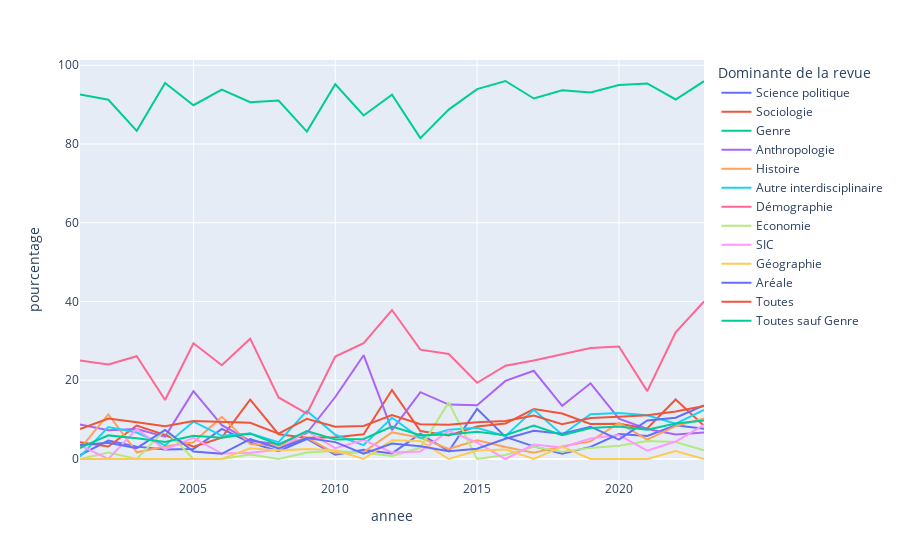

Notebook source saved alongside this figure:
### Code cell
fig

### Figure 1 — Plotly figure (JSON) as saved in the notebook; plotly's stock layout.template omitted (floating-point values rounded to 4 significant figures)
{"data": [{"hovertemplate": "Dominante de la revue=Science politique<br>annee=%{x}<br>pourcentage=%{y}<extra></extra>", "legendgroup": "Science politique", "line": {"color": "#636efa", "dash": "solid"}, "marker": {"symbol": "circle"}, "mode": "lines", "name": "Science politique", "orientation": "v", "showlegend": true, "type": "scatter", "x": [2001, 2002, 2003, 2004, 2005, 2006, 2007, 2008, 2009, 2010, 2011, 2012, 2013, 2014, 2015, 2016, 2017, 2018, 2019, 2020, 2021, 2022, 2023], "xaxis": "x", "y": [1, 4.678, 3.141, 2.427, 2.516, 7.647, 4.184, 1.969, 5.085, 1.107, 2.335, 1.418, 6.406, 1.967, 12.74, 5.605, 3.203, 1.338, 3.072, 6.343, 5.844, 8.553, 7.658], "yaxis": "y"}, {"hovertemplate": "Dominante de la revue=Sociologie<br>annee=%{x}<br>pourcentage=%{y}<extra></extra>", "legendgroup": "Sociologie", "line": {"color": "#EF553B", "dash": "solid"}, "marker": {"symbol": "circle"}, "mode": "lines", "name": "Sociologie", "orientation": "v", "showlegend": true, "type": "scatter", "x": [2001, 2002, 2003, 2004, 2005, 2006, 2007, 2008, 2009, 2010, 2011, 2012, 2013, 2014, 2015, 2016, 2017, 2018, 2019, 2020, 2021, 2022, 2023], "xaxis": "x", "y": [4.242, 3.185, 8.5, 6.091, 3.125, 5.419, 15.09, 6.287, 5.389, 5.523, 6.265, 17.51, 7.123, 5.974, 8.273, 8.997, 12.67, 11.56, 8.877, 8.955, 7.775, 15.12, 8.416], "yaxis": "y"}, {"hovertemplate": "Dominante de la revue=Genre<br>annee=%{x}<br>pourcentage=%{y}<extra></extra>", "legendgroup": "Genre", "line": {"color": "#00cc96", "dash": "solid"}, "marker": {"symbol": "circle"}, "mode": "lines", "name": "Genre", "orientation": "v", "showlegend": true, "type": "scatter", "x": [2001, 2002, 2003, 2004, 2005, 2006, 2007, 2008, 2009, 2010, 2011, 2012, 2013, 2014, 2015, 2016, 2017, 2018, 2019, 2020, 2021, 2022, 2023], "xaxis": "x", "y": [92.59, 91.23, 83.33, 95.52, 89.86, 93.83, 90.62, 91.04, 83.15, 95.18, 87.23, 92.5, 81.48, 88.73, 93.94, 96, 91.55, 93.67, 93.06, 95, 95.37, 91.3, 95.95], "yaxis": "y"}, {"hovertemplate": "Dominante de la revue=Anthropologie<br>annee=%{x}<br>pourcentage=%{y}<extra></extra>", "legendgroup": "Anthropologie", "line": {"color": "#ab63fa", "dash": "solid"}, "marker": {"symbol": "circle"}, "mode": "lines", "name": "Anthropologie", "orientation": "v", "showlegend": true, "type": "scatter", "x": [2001, 2002, 2003, 2004, 2005, 2006, 2007, 2008, 2009, 2010, 2011, 2012, 2013, 2014, 2015, 2016, 2017, 2018, 2019, 2020, 2021, 2022, 2023], "xaxis": "x", "y": [8.75, 7.317, 7.595, 5.682, 17.24, 8.602, 4.63, 3.774, 6.593, 15.74, 26.36, 7.339, 16.98, 13.82, 13.64, 19.83, 22.41, 13.51, 19.23, 10.26, 7.619, 6.224, 6.748], "yaxis": "y"}, {"hovertemplate": "Dominante de la revue=Histoire<br>annee=%{x}<br>pourcentage=%{y}<extra></extra>", "legendgroup": "Histoire", "line": {"color": "#FFA15A", "dash": "solid"}, "marker": {"symbol": "circle"}, "mode": "lines", "name": "Histoire", "orientation": "v", "showlegend": true, "type": "scatter", "x": [2001, 2002, 2003, 2004, 2005, 2006, 2007, 2008, 2009, 2010, 2011, 2012, 2013, 2014, 2015, 2016, 2017, 2018, 2019, 2020, 2021, 2022, 2023], "xaxis": "x", "y": [2.614, 11.35, 1.705, 3.191, 4.233, 10.7, 3.782, 3.396, 5.415, 1.434, 1.748, 6.78, 5.405, 2.527, 4.73, 3.042, 1.6, 3.205, 4.491, 9.18, 4.923, 8.359, 10.28], "yaxis": "y"}, {"hovertemplate": "Dominante de la revue=Autre interdisciplinaire<br>annee=%{x}<br>pourcentage=%{y}<extra></extra>", "legendgroup": "Autre interdisciplinaire", "line": {"color": "#19d3f3", "dash": "solid"}, "marker": {"symbol": "circle"}, "mode": "lines", "name": "Autre interdisciplinaire", "orientation": "v", "showlegend": true, "type": "scatter", "x": [2001, 2002, 2003, 2004, 2005, 2006, 2007, 2008, 2009, 2010, 2011, 2012, 2013, 2014, 2015, 2016, 2017, 2018, 2019, 2020, 2021, 2022, 2023], "xaxis": "x", "y": [0.5882, 8.108, 6.719, 3.448, 9.489, 5.894, 6.489, 4.274, 12.21, 6.151, 3.538, 10.47, 5.325, 7.432, 7.946, 5.81, 12.5, 6.139, 11.38, 11.7, 11.11, 8.961, 12.44], "yaxis": "y"}, {"hovertemplate": "Dominante de la revue=Démographie<br>annee=%{x}<br>pourcentage=%{y}<extra></extra>", "legendgroup": "Démographie", "line": {"color": "#FF6692", "dash": "solid"}, "marker": {"symbol": "circle"}, "mode": "lines", "name": "Démographie", "orientation": "v", "showlegend": true, "type": "scatter", "x": [2001, 2002, 2003, 2004, 2005, 2006, 2007, 2008, 2009, 2010, 2011, 2012, 2013, 2014, 2015, 2016, 2017, 2018, 2019, 2020, 2021, 2022, 2023], "xaxis": "x", "y": [25, 24, 26.09, 15, 29.41, 23.81, 30.56, 15.62, 11.54, 26, 29.41, 37.84, 27.78, 26.67, 19.35, 23.68, 25, 26.67, 28.21, 28.57, 17.24, 32.14, 40], "yaxis": "y"}, {"hovertemplate": "Dominante de la revue=Economie<br>annee=%{x}<br>pourcentage=%{y}<extra></extra>", "legendgroup": "Economie", "line": {"color": "#B6E880", "dash": "solid"}, "marker": {"symbol": "circle"}, "mode": "lines", "name": "Economie", "orientation": "v", "showlegend": true, "type": "scatter", "x": [2001, 2002, 2003, 2004, 2005, 2006, 2007, 2008, 2009, 2010, 2011, 2012, 2013, 2014, 2015, 2016, 2017, 2018, 2019, 2020, 2021, 2022, 2023], "xaxis": "x", "y": [0, 1.639, 0, 7.447, 0, 0, 1.111, 0, 1.667, 2.055, 1.587, 0.7463, 2.837, 14.39, 0, 1.026, 3.086, 1.818, 2.825, 3.356, 4.575, 4.321, 2.222], "yaxis": "y"}, {"hovertemplate": "Dominante de la revue=SIC<br>annee=%{x}<br>pourcentage=%{y}<extra></extra>", "legendgroup": "SIC", "line": {"color": "#FF97FF", "dash": "solid"}, "marker": {"symbol": "circle"}, "mode": "lines", "name": "SIC", "orientation": "v", "showlegend": true, "type": "scatter", "x": [2001, 2002, 2003, 2004, 2005, 2006, 2007, 2008, 2009, 2010, 2011, 2012, 2013, 2014, 2015, 2016, 2017, 2018, 2019, 2020, 2021, 2022, 2023], "xaxis": "x", "y": [3.448, 0, 7.586, 2.469, 5.385, 1.389, 1.575, 2.353, 7.065, 2.762, 4.813, 1.657, 1.923, 7.143, 4.167, 0, 3.665, 2.927, 5.202, 6.081, 2.116, 4.444, 8.654], "yaxis": "y"}, {"hovertemplate": "Dominante de la revue=Géographie<br>annee=%{x}<br>pourcentage=%{y}<extra></extra>", "legendgroup": "Géographie", "line": {"color": "#FECB52", "dash": "solid"}, "marker": {"symbol": "circle"}, "mode": "lines", "name": "Géographie", "orientation": "v", "showlegend": true, "type": "scatter", "x": [2001, 2002, 2003, 2004, 2005, 2006, 2007, 2008, 2009, 2010, 2011, 2012, 2013, 2014, 2015, 2016, 2017, 2018, 2019, 2020, 2021, 2022, 2023], "xaxis": "x", "y": [0, 0, 0, 0, 0, 0, 2.703, 2.128, 2.564, 2.222, 0, 4.762, 4.545, 0, 2.174, 2.439, 0, 3.125, 0, 0, 0, 2.041, 0], "yaxis": "y"}, {"hovertemplate": "Dominante de la revue=Aréale<br>annee=%{x}<br>pourcentage=%{y}<extra></extra>", "legendgroup": "Aréale", "line": {"color": "#636efa", "dash": "solid"}, "marker": {"symbol": "circle"}, "mode": "lines", "name": "Aréale", "orientation": "v", "showlegend": true, "type": "scatter", "x": [2001, 2002, 2003, 2004, 2005, 2006, 2007, 2008, 2009, 2010, 2011, 2012, 2013, 2014, 2015, 2016, 2017, 2018, 2019, 2020, 2021, 2022, 2023], "xaxis": "x", "y": [3.571, 4.11, 2.74, 7.377, 1.923, 1.307, 5.036, 2.688, 5.328, 4.292, 1.333, 3.913, 3.239, 1.951, 2.612, 5.147, 7.171, 6.438, 8.203, 4.911, 9.804, 10.5, 13.61], "yaxis": "y"}, {"hovertemplate": "Dominante de la revue=Toutes<br>annee=%{x}<br>pourcentage=%{y}<extra></extra>", "legendgroup": "Toutes", "line": {"color": "#EF553B", "dash": "solid"}, "marker": {"symbol": "circle"}, "mode": "lines", "name": "Toutes", "orientation": "v", "showlegend": true, "type": "scatter", "x": [2001, 2002, 2003, 2004, 2005, 2006, 2007, 2008, 2009, 2010, 2011, 2012, 2013, 2014, 2015, 2016, 2017, 2018, 2019, 2020, 2021, 2022, 2023], "xaxis": "x", "y": [7.601, 10.25, 9.319, 8.312, 9.65, 9.513, 9.206, 6.45, 10.21, 8.185, 8.379, 11.16, 8.828, 8.703, 9.347, 9.677, 11.01, 8.86, 10.44, 10.72, 11.1, 12.06, 13.45], "yaxis": "y"}, {"hovertemplate": "Dominante de la revue=Toutes sauf Genre<br>annee=%{x}<br>pourcentage=%{y}<extra></extra>", "legendgroup": "Toutes sauf Genre", "line": {"color": "#00cc96", "dash": "solid"}, "marker": {"symbol": "circle"}, "mode": "lines", "name": "Toutes sauf Genre", "orientation": "v", "showlegend": true, "type": "scatter", "x": [2001, 2002, 2003, 2004, 2005, 2006, 2007, 2008, 2009, 2010, 2011, 2012, 2013, 2014, 2015, 2016, 2017, 2018, 2019, 2020, 2021, 2022, 2023], "xaxis": "x", "y": [2.815, 5.996, 5.291, 4.312, 5.898, 5.409, 6.482, 3.653, 7.084, 4.942, 5.095, 8.255, 6.062, 6.228, 6.929, 6.05, 8.505, 6.073, 7.856, 8.248, 7.442, 9.003, 9.771], "yaxis": "y"}], "layout": {"legend": {"title": {"text": "Dominante de la revue"}, "tracegroupgap": 0}, "margin": {"t": 60}, "xaxis": {"anchor": "y", "domain": [0, 1], "title": {"text": "annee"}}, "yaxis": {"anchor": "x", "domain": [0, 1], "title": {"text": "pourcentage"}}}}
